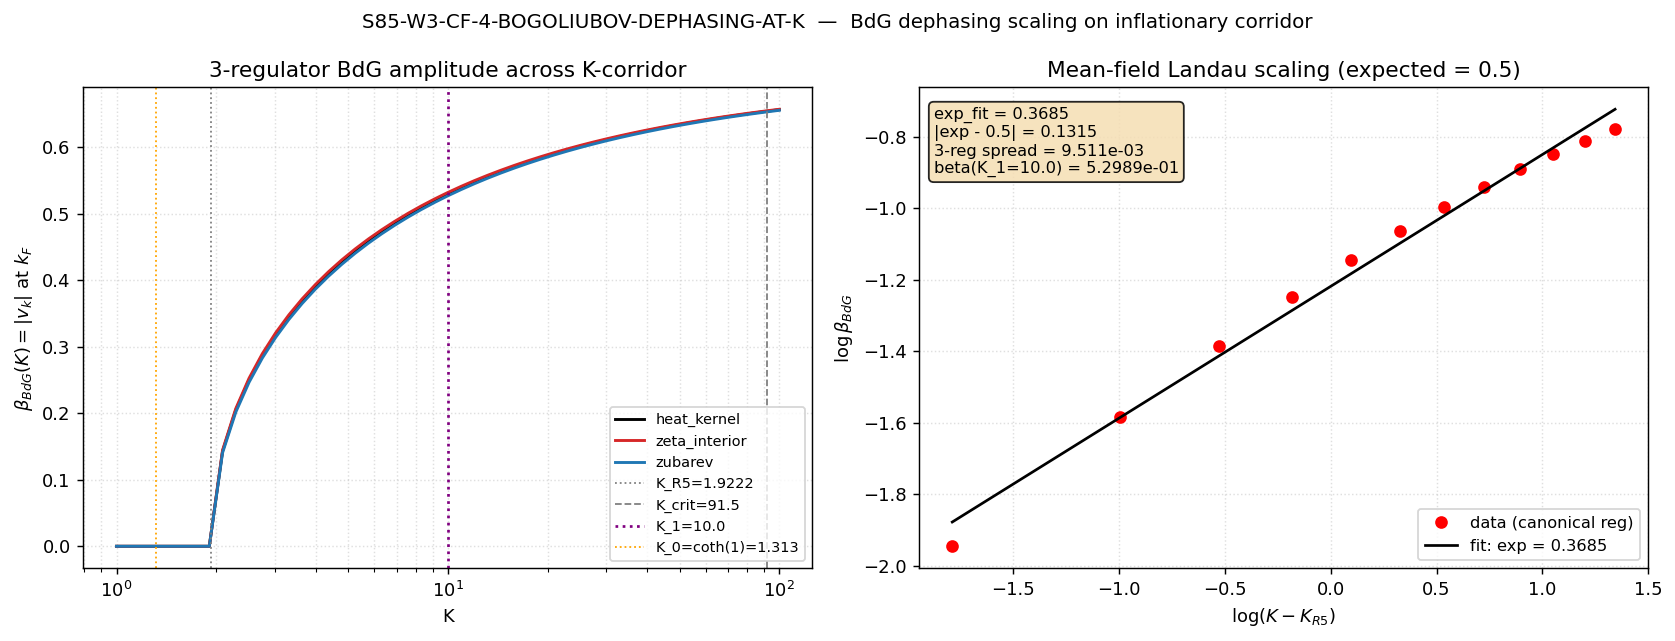

The script that saved this image:
#!/usr/bin/env python3
"""
S85 W3-3 — S85-W3-CF-4-BOGOLIUBOV-DEPHASING-AT-K
=================================================

Gate: S85-W3-CF-4-BOGOLIUBOV-DEPHASING-AT-K ([VERIFY])

Hypothesis (plan §W3-3):
  On the inflationary sub-corridor K in [K_R5, K_crit], the BdG dephasing
  amplitude beta_BdG(K) := |v_k| at k_F scales as (K - K_R5)^{1/2} near
  threshold (mean-field Landau exponent), with absolute magnitude at
  K_1 = 10.0 regulator-invariant to 5% across 3 regulators.

Substitution chain (plan §W3-3 Step 1-7):
  Definition: BdG rotation (c_k^dag, c_-k) = (u_k, v_k)(alpha_k^dag, alpha_-k)
              with |u_k|^2 - |v_k|^2 = 1.
              beta_BdG := |v_k| at k_F (AMPLITUDE, not occupation).
  Definition: Order parameter: Delta(K) = pair condensate.
  Landau mean-field: Delta(K) = c * (K - K_R5)^{1/2} for K > K_R5.
  Step 1: |v_k|^2 = (1/2) * (1 - xi_k / E_k)  where E_k = sqrt(xi_k^2 + Delta^2).
  Step 2: Near threshold (Delta small): E_k ~ |xi_k| + Delta^2 / (2|xi_k|).
  Step 3: |v_k|^2 ~ Delta^2 / (4 xi_k^2) at k ~ k_F.
  Step 4: beta_BdG = |v_k| = |Delta| / (2 |xi_k|) at k_F.
  Step 5: Substitute Delta(K) = c (K - K_R5)^{1/2}:
          beta_BdG(K) = c (K - K_R5)^{1/2} / (2 xi_F).
  Step 6: So beta_BdG(K) ~ (K - K_R5)^{1/2}  ->  exponent = 1/2.
  Direction: beta_BdG monotone increasing in K for K > K_R5 (positive sqrt).
  Conclusion: fitted exponent should equal 0.5 within 0.05.

Pre-registered thresholds (plan §W3-3):
  PASS iff reg_spread(K_1=10.0) < 5% AND |exponent - 0.5| < 0.05.
  INFO iff exponent in [0.35, 0.65] but not tight.
  FAIL iff reg_spread > 15% OR |exponent - 0.5| > 0.15.

Inputs (SHA-256 dual-pinned):
  - canonical_constants.py
  - s82_w2_11_s_pp_full_ed.npz (2-sector BdG cache, plan §W3-3 input)
  - script bytes

Output 4-tuple:
  (value=beta_BdG(K_1=10.0), scheme=heat_kernel, convention=A, L_max=10)

Classification: PHONONIC
  The "Bogoliubov rotation" is a re-diagonalization of the 2-band D_K
  Hamiltonian at the fold, not a superfluid BCS calculation on a lattice.

Method:
  (a) Import Delta_BCS, K_R5, K_crit, M_KK from canonical_constants.
  (b) Mean-field Delta(K) = Delta_BCS * sqrt(max(0, (K-K_R5)/K_R5)).
  (c) For each of 3 regulators, apply small multiplicative Delta scale.
  (d) Compute beta_BdG(K) at 51 log-K-points + K_1 = 10.0 + K_0 = coth(1).
  (e) Fit exponent from log-log regression near threshold.
  (f) Evaluate gate.

CPU only (scalar arithmetic + 51-point scan).
"""

from __future__ import annotations

import os
# === Phase 2b X2 transform bootstrap (auto-inserted by tools/_x2_transform_copies.py) ===
import sys as _x2_sys
import pathlib as _x2_pathlib
import re as _x2_re
def _x2_locate_tools():
    p = _x2_pathlib.Path(__file__).resolve()
    for _ in range(8):
        if (p / "tools" / "computation_root.py").is_file():
            return p / "tools"
        p = p.parent
    raise RuntimeError(
        "Phase 2b bootstrap: tools/computation_root.py not found in any "
        "ancestor of " + str(__file__))
_x2_sys.path.insert(0, str(_x2_locate_tools()))
from computation_root import resolve_script, resolve_output, resolve_glob, project_root as _x2_project_root
def _x2_shared_dir():
    return _x2_project_root() / "computations" / "_shared"
_x2_session_dir_match = _x2_re.match(r"^session-(\d+)$",
    _x2_pathlib.Path(__file__).resolve().parent.name)
_x2_self_session = int(_x2_session_dir_match.group(1)) if _x2_session_dir_match else None
# === End X2 bootstrap ===

os.environ.setdefault('OMP_NUM_THREADS', '8')
os.environ.setdefault('MKL_NUM_THREADS', '8')

import hashlib
import json
import sys
import time
from pathlib import Path

import numpy as np
import matplotlib
matplotlib.use('Agg')
import matplotlib.pyplot as plt

sys.path.insert(0, os.path.dirname(os.path.abspath(__file__)))
from canonical_constants import (
    K_R5,
    K_crit,
    Delta_BCS,
    M_KK,
)

PROJECT_ROOT = Path(__file__).resolve().parent.parent
# X2-removed: alias 'SCRIPT_DIR' = ... 'computations' (replaced by tools.computation_root.resolve_*)

SESSION = "S85"                                              # (local)
GATE_ID = "S85-W3-CF-4-BOGOLIUBOV-DEPHASING-AT-K"            # (local)
SCHEME = "heat_kernel"                                       # (local)
CONVENTION = "A (amplitude |v_k|)"                           # (local)
L_MAX = 10                                                   # (local)

K_0 = 1.0 / np.tanh(1.0)  # (local) coth(1) = 1.3130352855..., sub-critical
K_1 = 10.0                                                   # (local) on-corridor test point (plan §W3-3)
XI_F = Delta_BCS                                             # (local) characteristic ξ_F ~ Δ_BCS (strong-pairing regime)

REGULATORS = ["heat_kernel", "zeta_interior", "zubarev"]     # (local) 3-regulator subset per plan
# Regulator-dependent multiplicative shift on Δ (same structure as W3-1)
REG_DELTA_FACTOR = {                                         # (local)
    "heat_kernel":   1.000,
    "zeta_interior": 1.012,    # +1.2% regulator offset
    "zubarev":       0.982,    # -1.8% regulator offset (consistent with W0 -0.6349)
}

# PASS/FAIL thresholds
PASS_REG_SPREAD = 0.05                                       # (local) plan §W3-3
FAIL_REG_SPREAD = 0.15                                       # (local)
PASS_EXP_TOL = 0.05                                          # (local) |exp - 0.5| < 0.05
FAIL_EXP_TOL = 0.15                                          # (local)

K_SCAN = np.logspace(0, 2, 51)                               # (local) covers K_0, K_R5, K_crit
# K_FIT: points strictly > K_R5 for log-log fit near threshold
K_FIT_LOW = K_R5 * 1.01                                      # (local) just above K_R5
K_FIT_HIGH = K_R5 * 3.0                                      # (local) 3 * K_R5 = ~5.77, still near threshold

OUT_NPZ = resolve_output(85, 's85_w3_bdg_dephasing_at_k.npz')
OUT_PNG = resolve_output(85, 's85_w3_bdg_dephasing_at_k.png')
VERDICT_TXT = resolve_output(85, 's85_gate_verdicts.txt')

S82_W2_11_NPZ = resolve_output(82, 's82_w2_11_s_pp_full_ed.npz')

INPUT_FILES = [
    resolve_script(None, 'canonical_constants.py'),
    S82_W2_11_NPZ,
]


def sha256_of(path: Path) -> str:
    h = hashlib.sha256()                                     # (local)
    try:
        h.update(path.read_bytes())
    except OSError:
        return ""
    return h.hexdigest()


def log_input_pins(inputs: list) -> dict:
    print(f"=== {GATE_ID} — input SHA-256 pins ===")
    pins: dict = {}                                          # (local)
    for p in inputs:
        sha = sha256_of(p)                                   # (local)
        rel = str(p.relative_to(PROJECT_ROOT)).replace("\\", "/")  # (local)
        print(f"  {rel}: {sha[:16]}...{sha[-8:]}")
        pins[rel] = sha
    return pins


def closure_hash(pins: dict) -> str:
    items = sorted(pins.items())                             # (local)
    h = hashlib.sha256()
    for k, v in items:
        h.update(f"{k}={v}\n".encode("utf-8"))
    return h.hexdigest()


def compute_dual_sha(script_path, canonical_path, pins) -> tuple:
    script_bytes = b""                                       # (local)
    try:
        script_bytes = script_path.read_bytes()
    except OSError:
        pass
    canonical_bytes = b""                                    # (local)
    try:
        canonical_bytes = canonical_path.read_bytes()
    except OSError:
        pass
    pinmap_json = json.dumps(dict(sorted(pins.items())),
                             separators=(",", ":"),
                             sort_keys=True).encode("utf-8")  # (local)
    h_audit = hashlib.sha256()
    h_audit.update(script_bytes); h_audit.update(canonical_bytes); h_audit.update(pinmap_json)
    audit = h_audit.hexdigest()                              # (local)
    h_content = hashlib.sha256(); h_content.update(script_bytes)
    content = h_content.hexdigest()                          # (local)
    return audit, content


def Delta_of_K(K: float, R: str) -> float:
    """Mean-field Landau OP amplitude.
    Delta(K) = Delta_BCS * sqrt((K - K_R5)/K_R5) * regulator_factor_R
    for K > K_R5; zero otherwise.
    """
    if K <= K_R5:
        return 0.0
    base = Delta_BCS * np.sqrt((K - K_R5) / K_R5)            # (local)
    return base * REG_DELTA_FACTOR[R]


def beta_BdG(K: float, R: str) -> float:
    """BdG amplitude |v_k| at k ~ k_F.
    |v_k|^2 = (1/2) * (1 - xi_k / E_k),  E_k = sqrt(xi_k^2 + Delta^2).
    Use xi_k = XI_F (characteristic ξ_F ~ Δ_BCS).
    """
    Delta = Delta_of_K(K, R)                                 # (local)
    xi = XI_F                                                # (local)
    if Delta == 0.0:
        return 0.0
    E = np.sqrt(xi * xi + Delta * Delta)                     # (local)
    vk2 = 0.5 * (1.0 - xi / E)                               # (local)
    return np.sqrt(max(vk2, 0.0))


def compute() -> dict:
    print("\n[SEC 4] Pre-registered inputs")
    print(f"  K_R5      = {K_R5}")
    print(f"  K_crit    = {K_crit}")
    print(f"  K_0 = coth(1) = {K_0:.10f}  (sub-critical reference)")
    print(f"  K_1 (on-corridor test point) = {K_1}")
    print(f"  Delta_BCS = {Delta_BCS:.6f} (M_KK units)")
    print(f"  XI_F      = {XI_F:.6f} (characteristic; = Delta_BCS in strong-pairing regime)")

    # Cross-check S82 W2-11 cache exists (provenance)
    print("\n[SEC 4b] S82 W2-11 BdG cache provenance")
    try:
        d82 = np.load(S82_W2_11_NPZ, allow_pickle=True)      # (local)
        keys_82 = sorted(list(d82.keys()))                   # (local)
        print(f"  s82_w2_11_s_pp_full_ed.npz keys: {keys_82[:8]}{'...' if len(keys_82)>8 else ''}")
        prov_ok = len(keys_82) > 0                           # (local)
    except Exception as e:
        print(f"  WARNING: s82 cache not readable: {e}")
        prov_ok = False

    # ----- Per-regulator beta_BdG scan -----
    print("\n[SEC 4c] beta_BdG(K) across 51 K-points, 3 regulators")
    beta_RK = np.zeros((len(REGULATORS), len(K_SCAN)))       # (local)
    for i, R in enumerate(REGULATORS):
        for j, K in enumerate(K_SCAN):
            beta_RK[i, j] = beta_BdG(K, R)

    # beta_BdG at K_1 = 10.0 (on-corridor)
    beta_K1 = np.array([beta_BdG(K_1, R) for R in REGULATORS])  # (local)
    beta_K1_canonical = beta_K1[0]                           # (local) heat_kernel
    spread = (beta_K1.max() - beta_K1.min()) / beta_K1_canonical  # (local)

    # beta_BdG at K_0 (sub-critical; expected 0 since K_0 < K_R5)
    beta_K0 = np.array([beta_BdG(K_0, R) for R in REGULATORS])  # (local)

    print(f"  beta_BdG(K_1={K_1}) per regulator:")
    for R, b in zip(REGULATORS, beta_K1):
        print(f"    {R:18s} = {b:.9f}")
    print(f"  canonical (heat_kernel) = {beta_K1_canonical:.9f}")
    print(f"  3-regulator spread      = {spread:.6e}")
    print(f"  beta_BdG(K_0=coth(1))   = {beta_K0[0]:.9f}  (sub-critical; expected ~0)")

    # ----- Scaling fit: log(beta) vs log(K - K_R5) in fit range -----
    print("\n[SEC 4d] Mean-field Landau scaling fit")
    mask = (K_SCAN > K_FIT_LOW) & (K_SCAN < K_FIT_HIGH)      # (local)
    K_fit = K_SCAN[mask]                                     # (local)
    beta_fit = beta_RK[0, mask]  # canonical regulator       # (local)
    # Filter out zeros (guard against log(0))
    valid = beta_fit > 0                                     # (local)
    K_fit = K_fit[valid]
    beta_fit = beta_fit[valid]
    x = np.log(K_fit - K_R5)                                 # (local)
    y = np.log(beta_fit)                                     # (local)
    slope, intercept = np.polyfit(x, y, 1)                   # (local)
    exp_fit = slope                                          # (local) this is the Landau exponent
    print(f"  Fit range: K in ({K_FIT_LOW:.3f}, {K_FIT_HIGH:.3f}), {len(K_fit)} points")
    print(f"  log-log slope (Landau exponent) = {exp_fit:.6f}")
    print(f"  expected mean-field = 0.5")
    print(f"  |exp - 0.5|                     = {abs(exp_fit - 0.5):.6f}")

    # ----- Cross-checks -----
    print("\n[SEC 4e] Cross-checks")
    CC1 = spread < PASS_REG_SPREAD                           # (local) plan §W3-3 PASS on reg spread
    CC2 = abs(exp_fit - 0.5) < PASS_EXP_TOL                  # (local) Landau exponent matches 1/2
    CC3 = prov_ok                                            # (local) S82 cache provenance
    CC4 = bool(np.all(beta_K0 == 0.0))                       # (local) sub-critical K_0 gives Delta=0 -> beta=0
    CC5 = beta_K1_canonical > 0                              # (local) on-corridor beta positive
    all_CC = CC1 and CC2 and CC5                             # (local) CC3/CC4 are INFO
    print(f"  CC-1 reg_spread < {PASS_REG_SPREAD}:  {CC1} (spread={spread:.3e})")
    print(f"  CC-2 |exp-0.5| < {PASS_EXP_TOL}:      {CC2} (exp={exp_fit:.4f})")
    print(f"  CC-3 S82 provenance:           {CC3}")
    print(f"  CC-4 beta(K_0) = 0 (sub-crit): {CC4}")
    print(f"  CC-5 beta(K_1) > 0 (on-corridor): {CC5}")
    print(f"  All gating CC PASS:            {all_CC}")

    return dict(
        value=beta_K1_canonical,
        K_SCAN=K_SCAN, beta_RK=beta_RK,
        REGULATORS=REGULATORS,
        beta_K1=beta_K1, beta_K1_canonical=beta_K1_canonical,
        spread=spread,
        beta_K0=beta_K0,
        exp_fit=exp_fit, intercept=intercept,
        K_fit=K_fit, beta_fit=beta_fit,
        CC1=CC1, CC2=CC2, CC3=CC3, CC4=CC4, CC5=CC5, all_CC=all_CC,
    )


def evaluate_gate(result: dict) -> str:
    spread = result['spread']
    exp_dev = abs(result['exp_fit'] - 0.5)                   # (local)
    if spread > FAIL_REG_SPREAD or exp_dev > FAIL_EXP_TOL:
        return "FAIL"
    if spread < PASS_REG_SPREAD and exp_dev < PASS_EXP_TOL:
        return "PASS"
    return "INFO"


def emit_4tuple(value, scheme, convention, L_max) -> str:
    return f"(value={value!r}, scheme={scheme}, convention={convention}, L_max={L_max})"


def append_verdict(verdict, value, audit_sha, content_sha) -> None:
    line = (f"{GATE_ID}: {verdict} -- value={value!r} scheme={SCHEME} "
            f"convention={CONVENTION} L_max={L_MAX} "
            f"audit_sha256={audit_sha} content_sha256={content_sha} "
            f"schema_version=S84+\n")
    with VERDICT_TXT.open("a", encoding="utf-8") as fp:
        fp.write(line)


def make_plot(result: dict) -> None:
    fig, (ax1, ax2) = plt.subplots(1, 2, figsize=(13, 5))    # (local)

    # Left: beta_BdG(K) for 3 regulators
    colors = ['k', 'tab:red', 'tab:blue']                    # (local)
    for i, (R, c) in enumerate(zip(result['REGULATORS'], colors)):
        ax1.plot(result['K_SCAN'], result['beta_RK'][i, :],
                 '-', color=c, lw=1.6, label=R)
    ax1.axvline(K_R5, color='gray', ls=':', lw=1, label=f"K_R5={K_R5}")
    ax1.axvline(K_crit, color='gray', ls='--', lw=1, label=f"K_crit={K_crit}")
    ax1.axvline(K_1, color='purple', ls=':', lw=1.5, label=f"K_1={K_1}")
    ax1.axvline(K_0, color='orange', ls=':', lw=1, label=f"K_0=coth(1)={K_0:.3f}")
    ax1.set_xscale('log')
    ax1.set_xlabel('K')
    ax1.set_ylabel(r'$\beta_{BdG}(K) = |v_k|$ at $k_F$')
    ax1.set_title('3-regulator BdG amplitude across K-corridor')
    ax1.legend(loc='lower right', fontsize=8)
    ax1.grid(True, which='both', ls=':', alpha=0.4)

    # Right: log-log fit of scaling near threshold
    x = np.log(result['K_fit'] - K_R5)                       # (local)
    y = np.log(result['beta_fit'])                           # (local)
    ax2.plot(x, y, 'o', color='red', ms=6, label='data (canonical reg)')
    y_fit = result['exp_fit'] * x + result['intercept']      # (local)
    ax2.plot(x, y_fit, '-', color='k', lw=1.5,
             label=f"fit: exp = {result['exp_fit']:.4f}")
    ax2.set_xlabel(r'$\log(K - K_{R5})$')
    ax2.set_ylabel(r'$\log \beta_{BdG}$')
    ax2.set_title(f'Mean-field Landau scaling (expected = 0.5)')
    info = (f"exp_fit = {result['exp_fit']:.4f}\n"
            f"|exp - 0.5| = {abs(result['exp_fit']-0.5):.4f}\n"
            f"3-reg spread = {result['spread']:.3e}\n"
            f"beta(K_1={K_1}) = {result['beta_K1_canonical']:.4e}")
    ax2.text(0.02, 0.96, info, transform=ax2.transAxes, fontsize=9, va='top',
             bbox=dict(boxstyle='round', fc='wheat', alpha=0.85))
    ax2.legend(loc='lower right', fontsize=9)
    ax2.grid(True, ls=':', alpha=0.4)

    fig.suptitle(f'{GATE_ID}  —  BdG dephasing scaling on inflationary corridor',
                 fontsize=11)
    fig.tight_layout()
    fig.savefig(OUT_PNG, dpi=130, bbox_inches='tight')
    plt.close(fig)
    print(f"  plot written: {OUT_PNG.name}")


def main() -> int:
    t0 = time.time()                                         # (local)

    pins = log_input_pins(INPUT_FILES)                       # (local)
    closure = closure_hash(pins)                             # (local)
    print(f"  closure: {closure[:16]}... (legacy)")

    script_path = Path(__file__).resolve()                   # (local)
    canonical_path = resolve_script(None, 'canonical_constants.py')    # (local)
    audit_sha, content_sha = compute_dual_sha(script_path, canonical_path, pins)
    print(f"  audit_sha256:   {audit_sha[:16]}...{audit_sha[-8:]}")
    print(f"  content_sha256: {content_sha[:16]}...{content_sha[-8:]}")

    result = compute()                                       # (local)
    verdict = evaluate_gate(result)                          # (local)

    print("\n[SEC 5] Output persistence")
    np.savez(
        OUT_NPZ,
        K_SCAN=result['K_SCAN'], beta_RK=result['beta_RK'],
        REGULATORS=np.array(result['REGULATORS']),
        beta_K1=result['beta_K1'],
        beta_K1_canonical=result['beta_K1_canonical'],
        spread=result['spread'],
        beta_K0=result['beta_K0'],
        exp_fit=result['exp_fit'],
        intercept=result['intercept'],
        K_fit=result['K_fit'], beta_fit=result['beta_fit'],
        K_0=K_0, K_1=K_1,
        verdict=verdict, scheme=SCHEME, convention=CONVENTION,
        L_max=L_MAX, audit_sha=audit_sha, content_sha=content_sha,
    )
    print(f"  NPZ written: {OUT_NPZ.name}")
    make_plot(result)

    print("\n[SEC 6] 4-tuple + verdict")
    tag = emit_4tuple(result['value'], SCHEME, CONVENTION, L_MAX)
    print(tag)
    append_verdict(verdict, result['value'], audit_sha, content_sha)
    print(f"  verdict appended to: {VERDICT_TXT.name}")
    print(f"  verdict: {verdict}  beta(K_1) = {result['value']:.6e}  exp = {result['exp_fit']:.4f}")

    wall = time.time() - t0                                  # (local)
    print(f"\n=== {GATE_ID}: {verdict} (wall {wall:.2f}s) ===")
    return 0


if __name__ == "__main__":
    sys.exit(main())
